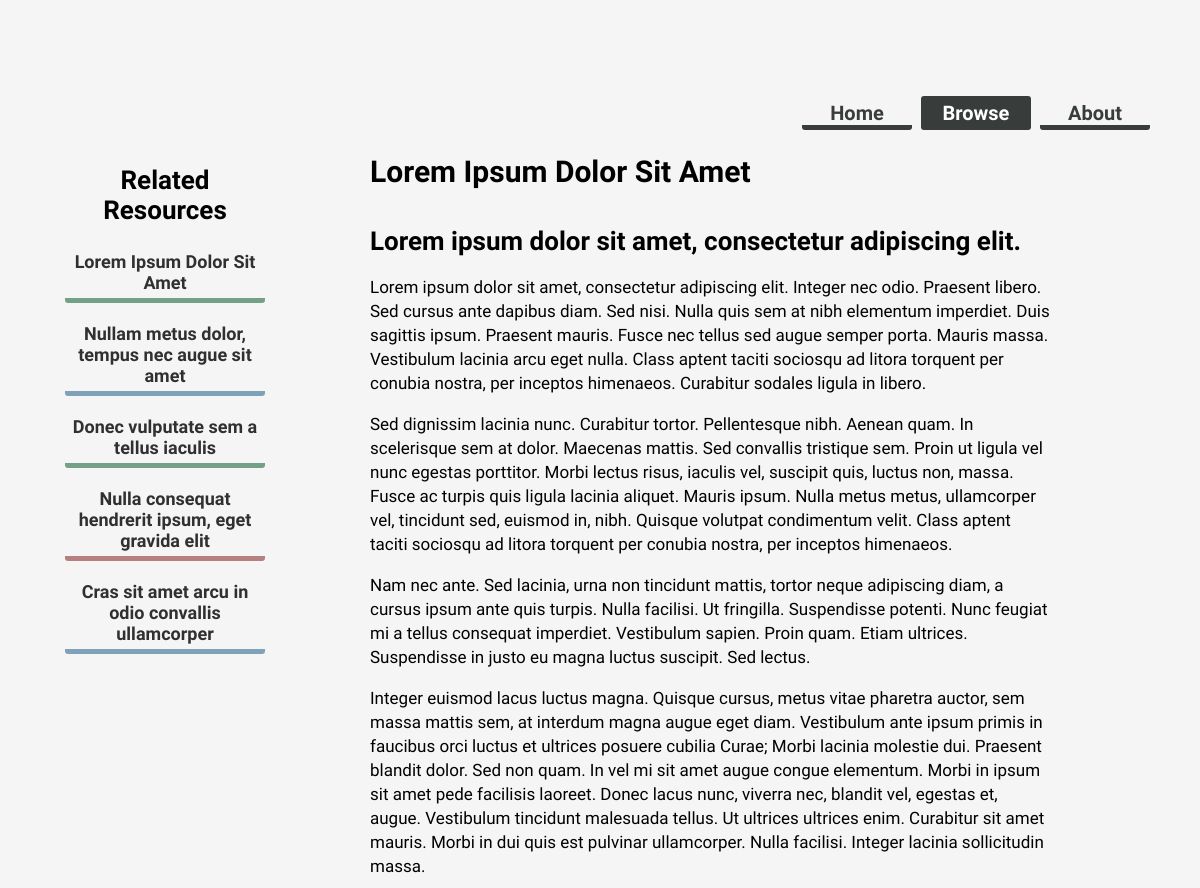
The app's page /article/1/ (upper part), older data.
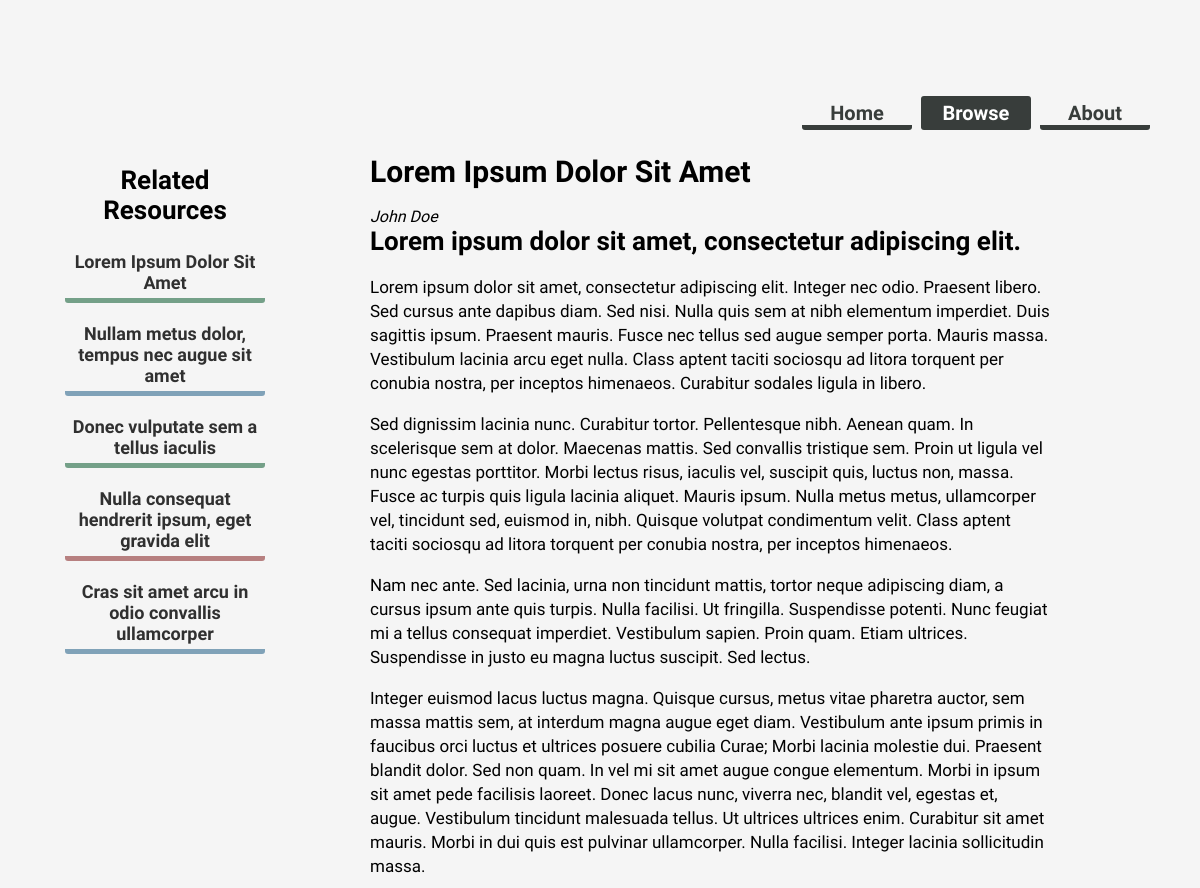
The same page, newer data.
### tplatform/models.py (models this page shows)
class Article(models.Model):
    STRATEGY = 1
    CONTENT = 2
    MISC = 3
    CATEGORY_CHOICES = (
        (STRATEGY, 'Strategy'),
        (CONTENT, 'Content'),
        (MISC, 'Misc'),
    )
    title = models.CharField(max_length = 200)
    description = models.CharField(max_length = 350, default = '')
    authors = models.ManyToManyField(Author, blank = True)
    date_added = models.DateTimeField()
    content = models.TextField()
    category = models.IntegerField(choices = CATEGORY_CHOICES)
    tags = models.ManyToManyField(Tag)
    types = models.ManyToManyField(Type, blank = True)

class Author(models.Model):
    name = models.CharField(max_length = 150)
    description = models.TextField()
    picture_handle = models.CharField(max_length = 50)
    def __unicode__(self):
        return self.name

### tplatform/views.py (the view)
# urls.py: url(r'^article/(?P<id>\d+)/', views.article_detail, name='browse.article_detail'),
def article_detail(request, id):
	try:
		article = Article.objects.get(id=id)
	except Item.DoesNotExist:
		raise Http404('This article does not exist')
	related = Article.objects.all()[:5]
	return render(request, 'tplatform/article_detail.html', {
		'article': article,
		'related': related,
	})

### training/templates/tplatform/article_detail.html (shortened to what this page needs)
{% extends "base.html" %}
{% block content %}
<div ng-controller="ArticleCtrl">
	<div class="article-sidebar" set-class-when-at-top-browse="fix-to-top-browse">
		<h1>Related Resources</h1>
		<ul class="related">
			{% for article in related %}
			<a href="{% url 'browse.article_detail' article.id %}">
				<li id="sidebar-{{ article.get_category_display|lower }}">
					<h2>{{ article.title|capfirst }}</h2>
				</li>
			</a>
			{% endfor %}
		</ul>
	</div>
	<div class="article-content">
		<h1>{{ article.title|capfirst }}</h1>
		<span class="subtitle">{{ article.authors.all|join:", " }}</span>
		{{ article.content|safe }}
	</div>
</div>
{% endblock %}

Row changes from the older to the newer data that the page shows:
changed Article "Lorem Ipsum Dolor Sit Amet": authors.all (not shown) → "John Doe"
